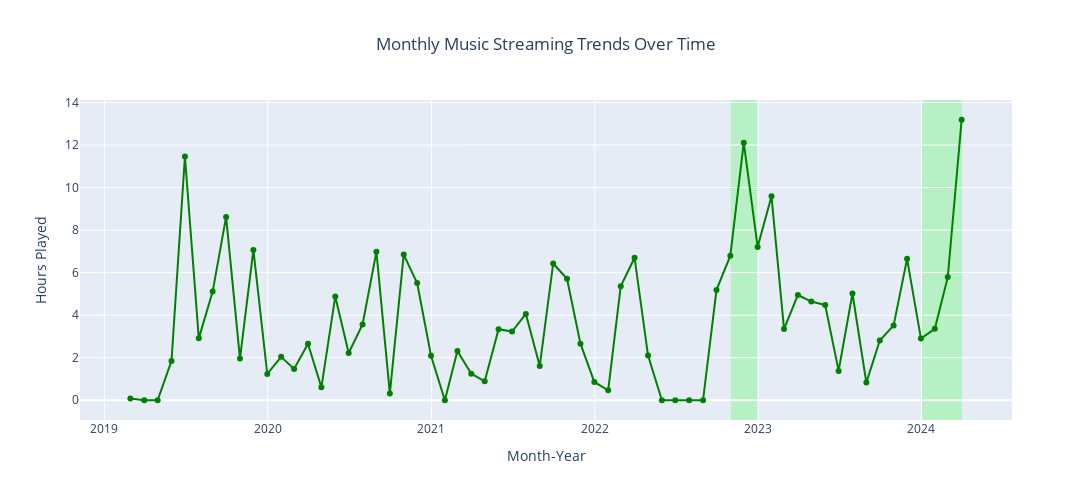

Write notebook code for a chart like this one.
### Markdown cell above
#### **Podcast Streaming**

### Code cell
# Set 'ts' column as the index
indexed = spotify_podcast.set_index('ts', inplace=False)

# Resample the data on a monthly basis
streaming_trends = indexed.resample('M').sum()

# Create a line plot using Plotly Express
fig = px.line(streaming_trends, x=streaming_trends.index, y=(streaming_trends['ms_played'] / (1000 * 60 * 60)).round(2),
              labels={'ts': 'Month-Year', 'y': 'Hours Played'},
              title='Monthly Audio Streaming Trends Over Time',
              color_discrete_sequence=['green'], markers=True)

fig.add_vrect(x0="2022-11-01", x1="2023-01-01", fillcolor="rgba(0,255,0,0.2)", layer="below", line_width=0)
fig.add_vrect(x0="2024-01-01", x1="2024-04-01", fillcolor="rgba(0,255,0,0.2)", layer="below", line_width=0)

fig.update_layout(title=dict(text='Monthly Music Streaming Trends Over Time', x=0.5),
                  xaxis_title='Month-Year',
                  yaxis_title='Hours Played',
                  width=1100, height=500)
fig.show()

### Figure 1 — Plotly figure (JSON) as saved in the notebook; plotly's stock layout.template omitted (floating-point values rounded to 4 significant figures)
{"data": [{"hovertemplate": "Month-Year=%{x}<br>Hours Played=%{y}<extra></extra>", "legendgroup": "", "line": {"color": "green", "dash": "solid"}, "marker": {"symbol": "circle"}, "mode": "lines+markers", "name": "", "orientation": "v", "showlegend": false, "type": "scatter", "x": ["2019-02-28T00:00:00+00:00", "2019-03-31T00:00:00+00:00", "2019-04-30T00:00:00+00:00", "2019-05-31T00:00:00+00:00", "2019-06-30T00:00:00+00:00", "2019-07-31T00:00:00+00:00", "2019-08-31T00:00:00+00:00", "2019-09-30T00:00:00+00:00", "2019-10-31T00:00:00+00:00", "2019-11-30T00:00:00+00:00", "2019-12-31T00:00:00+00:00", "2020-01-31T00:00:00+00:00", "2020-02-29T00:00:00+00:00", "2020-03-31T00:00:00+00:00", "2020-04-30T00:00:00+00:00", "2020-05-31T00:00:00+00:00", "2020-06-30T00:00:00+00:00", "2020-07-31T00:00:00+00:00", "2020-08-31T00:00:00+00:00", "2020-09-30T00:00:00+00:00", "2020-10-31T00:00:00+00:00", "2020-11-30T00:00:00+00:00", "2020-12-31T00:00:00+00:00", "2021-01-31T00:00:00+00:00", "2021-02-28T00:00:00+00:00", "2021-03-31T00:00:00+00:00", "2021-04-30T00:00:00+00:00", "2021-05-31T00:00:00+00:00", "2021-06-30T00:00:00+00:00", "2021-07-31T00:00:00+00:00", "2021-08-31T00:00:00+00:00", "2021-09-30T00:00:00+00:00", "2021-10-31T00:00:00+00:00", "2021-11-30T00:00:00+00:00", "2021-12-31T00:00:00+00:00", "2022-01-31T00:00:00+00:00", "2022-02-28T00:00:00+00:00", "2022-03-31T00:00:00+00:00", "2022-04-30T00:00:00+00:00", "2022-05-31T00:00:00+00:00", "2022-06-30T00:00:00+00:00", "2022-07-31T00:00:00+00:00", "2022-08-31T00:00:00+00:00", "2022-09-30T00:00:00+00:00", "2022-10-31T00:00:00+00:00", "2022-11-30T00:00:00+00:00", "2022-12-31T00:00:00+00:00", "2023-01-31T00:00:00+00:00", "2023-02-28T00:00:00+00:00", "2023-03-31T00:00:00+00:00", "2023-04-30T00:00:00+00:00", "2023-05-31T00:00:00+00:00", "2023-06-30T00:00:00+00:00", "2023-07-31T00:00:00+00:00", "2023-08-31T00:00:00+00:00", "2023-09-30T00:00:00+00:00", "2023-10-31T00:00:00+00:00", "2023-11-30T00:00:00+00:00", "2023-12-31T00:00:00+00:00", "2024-01-31T00:00:00+00:00", "2024-02-29T00:00:00+00:00", "2024-03-31T00:00:00+00:00"], "xaxis": "x", "y": [0.08, 0, 0, 1.85, 11.46, 2.91, 5.11, 8.62, 1.96, 7.07, 1.24, 2.04, 1.47, 2.66, 0.61, 4.88, 2.22, 3.56, 6.98, 0.32, 6.85, 5.51, 2.09, 0, 2.32, 1.25, 0.89, 3.34, 3.23, 4.06, 1.61, 6.43, 5.71, 2.66, 0.86, 0.47, 5.36, 6.7, 2.11, 0, 0, 0, 0, 5.18, 6.8, 12.11, 7.21, 9.59, 3.35, 4.95, 4.64, 4.48, 1.38, 5.02, 0.83, 2.81, 3.52, 6.65, 2.9, 3.36, 5.79, 13.19], "yaxis": "y"}], "layout": {"height": 500, "legend": {"tracegroupgap": 0}, "shapes": [{"fillcolor": "rgba(0,255,0,0.2)", "layer": "below", "line": {"width": 0}, "type": "rect", "x0": "2022-11-01", "x1": "2023-01-01", "xref": "x", "y0": 0, "y1": 1, "yref": "y domain"}, {"fillcolor": "rgba(0,255,0,0.2)", "layer": "below", "line": {"width": 0}, "type": "rect", "x0": "2024-01-01", "x1": "2024-04-01", "xref": "x", "y0": 0, "y1": 1, "yref": "y domain"}], "title": {"text": "Monthly Music Streaming Trends Over Time", "x": 0.5}, "width": 1100, "xaxis": {"anchor": "y", "domain": [0, 1], "title": {"text": "Month-Year"}}, "yaxis": {"anchor": "x", "domain": [0, 1], "title": {"text": "Hours Played"}}}}
